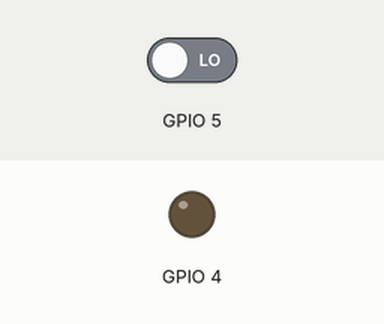
Recording of a sketch running on a simulated ESP32. Parts: output pins drawn as LEDs (lit = HIGH). Inputs (shaded band) come from the test bench; at power-on: GPIO 5 LOW. WiFi joins after 1.5 s; servers stay silent unless stated; no MQTT or app messages arrive unless stated; what the sketch prints to the serial monitor is not drawn.

Above: at 1.6 s.
At 20.1 s:
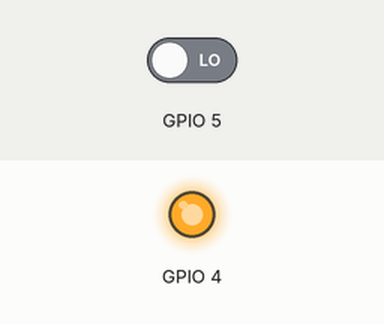
Timing chart, 0 to 21.6 s (numbered marks = the images above):
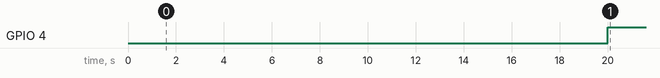

Measured:
- by itself, GPIO 4: LOW → HIGH at 20.0 s

The sketch:

mqtt.ino
```cpp
#include <WiFi.h>
#include <MQTT.h>

const char* ssid = "edge_40 neo 7190";
const char* wifiPassword = "mariyala";

const char* mqttServer = "mqtt3.thingspeak.com";
const int mqttPort = 1883;

const char* mqttClientID = "FS0BGSMELCEnHTUGNiQuFxY";
const char* mqttUsername = "FS0BGSMELCEnHTUGNiQuFxY";
const char* mqttPassword = "VWkfOTq0C/2Vv0VITcMkiB6f";

const char* channelID = "3533529";

WiFiClient net;
MQTTClient mqttClient(256);

unsigned long lastPublish = 0;
const unsigned long interval = 20000;

void connectWiFi() {
  WiFi.begin(ssid, wifiPassword);

  Serial.print("Connecting to WiFi");

  while (WiFi.status() != WL_CONNECTED) {
    delay(500);
    Serial.print(".");
  }

  Serial.println("\nWiFi connected");
}

void connectMQTT() {
  while (!mqttClient.connected()) {
    Serial.print("Connecting to MQTT...");

    if (mqttClient.connect(
          mqttClientID,
          mqttUsername,
          mqttPassword)) {
      Serial.println("Connected!");
    } else {
      Serial.println("Failed. Retrying...");
      delay(3000);
    }
  }
}

void setup() {
  Serial.begin(115200);

  connectWiFi();
  pinMode(4, OUTPUT);
  pinMode(5, INPUT);

  mqttClient.begin(mqttServer, mqttPort, net);
  connectMQTT();
}

void loop() {
  if (WiFi.status() != WL_CONNECTED) {
    connectWiFi();
  }

  if (!mqttClient.connected()) {
    connectMQTT();
  }

  mqttClient.loop();

  if (millis() - lastPublish >= interval) {
    lastPublish = millis();

    digitalWrite(4, LOW);
    delayMicroseconds(2);
    digitalWrite(4, HIGH);
    delayMicroseconds(10);

    int t = pulseIn(5, HIGH);
    float d = t * 0.0343 / 2.0;

    String topic = "channels/";
    topic += channelID;
    topic += "/publish";

    String payload = "field1=";
    payload += String(d, 2);

    bool success = mqttClient.publish(
      topic,
      payload
    );

    Serial.print("Distance: ");
    Serial.println(d);

    Serial.println(success ?
      "MQTT publish successful" :
      "MQTT publish failed");
  }
}
```
